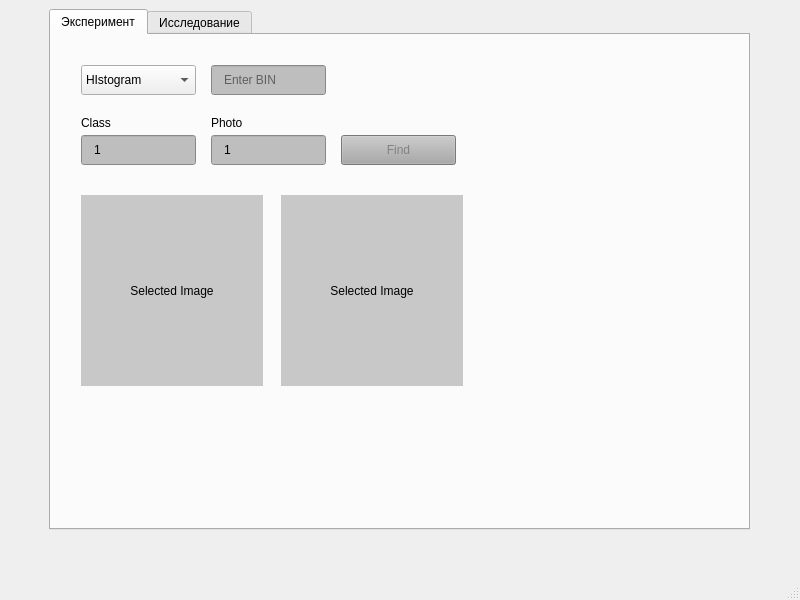
<?xml version="1.0" encoding="UTF-8"?>
<ui version="4.0">
 <class>MainWindow</class>
 <widget class="QMainWindow" name="MainWindow">
  <property name="geometry">
   <rect>
    <x>0</x>
    <y>0</y>
    <width>800</width>
    <height>600</height>
   </rect>
  </property>
  <property name="windowTitle">
   <string>MainWindow</string>
  </property>
  <widget class="QWidget" name="centralwidget">
   <widget class="QTabWidget" name="study">
    <property name="geometry">
     <rect>
      <x>49</x>
      <y>9</y>
      <width>701</width>
      <height>521</height>
     </rect>
    </property>
    <property name="styleSheet">
     <string notr="true">color: rgb(0, 0, 0);</string>
    </property>
    <property name="currentIndex">
     <number>0</number>
    </property>
    <widget class="QWidget" name="tab">
     <attribute name="title">
      <string>Эксперимент</string>
     </attribute>
     <widget class="QComboBox" name="comboBox">
      <property name="geometry">
       <rect>
        <x>30</x>
        <y>30</y>
        <width>115</width>
        <height>30</height>
       </rect>
      </property>
      <item>
       <property name="text">
        <string>HIstogram</string>
       </property>
      </item>
      <item>
       <property name="text">
        <string>DFT</string>
       </property>
      </item>
      <item>
       <property name="text">
        <string>DCT</string>
       </property>
      </item>
      <item>
       <property name="text">
        <string>Scale</string>
       </property>
      </item>
      <item>
       <property name="text">
        <string>Gradient</string>
       </property>
      </item>
     </widget>
     <widget class="QStackedWidget" name="stackedWidget">
      <property name="geometry">
       <rect>
        <x>150</x>
        <y>10</y>
        <width>261</width>
        <height>61</height>
       </rect>
      </property>
      <property name="currentIndex">
       <number>0</number>
      </property>
      <widget class="QWidget" name="page_3">
       <widget class="QLineEdit" name="param_bin">
        <property name="geometry">
         <rect>
          <x>10</x>
          <y>20</y>
          <width>115</width>
          <height>30</height>
         </rect>
        </property>
        <property name="styleSheet">
         <string notr="true">background-color: rgb(190, 190, 190);
padding-left: 10px;</string>
        </property>
        <property name="text">
         <string/>
        </property>
        <property name="placeholderText">
         <string>Enter BIN</string>
        </property>
       </widget>
      </widget>
      <widget class="QWidget" name="page_7">
       <widget class="QLineEdit" name="param_p">
        <property name="geometry">
         <rect>
          <x>10</x>
          <y>20</y>
          <width>115</width>
          <height>30</height>
         </rect>
        </property>
        <property name="styleSheet">
         <string notr="true">background-color: rgb(190, 190, 190);
padding-left: 10px;</string>
        </property>
        <property name="text">
         <string/>
        </property>
        <property name="placeholderText">
         <string>Enter P</string>
        </property>
       </widget>
       <widget class="QLineEdit" name="param_q">
        <property name="geometry">
         <rect>
          <x>140</x>
          <y>20</y>
          <width>115</width>
          <height>30</height>
         </rect>
        </property>
        <property name="styleSheet">
         <string notr="true">background-color: rgb(190, 190, 190);
padding-left: 10px;</string>
        </property>
        <property name="text">
         <string/>
        </property>
        <property name="placeholderText">
         <string>Enter Q</string>
        </property>
       </widget>
      </widget>
      <widget class="QWidget" name="page_4">
       <widget class="QLineEdit" name="param_pq">
        <property name="geometry">
         <rect>
          <x>10</x>
          <y>20</y>
          <width>115</width>
          <height>30</height>
         </rect>
        </property>
        <property name="styleSheet">
         <string notr="true">background-color: rgb(190, 190, 190);
padding-left: 10px;</string>
        </property>
        <property name="text">
         <string/>
        </property>
        <property name="placeholderText">
         <string>Enter P/Q</string>
        </property>
       </widget>
      </widget>
      <widget class="QWidget" name="page">
       <widget class="QLineEdit" name="param_scale">
        <property name="geometry">
         <rect>
          <x>10</x>
          <y>20</y>
          <width>115</width>
          <height>30</height>
         </rect>
        </property>
        <property name="styleSheet">
         <string notr="true">background-color: rgb(190, 190, 190);
padding-left: 10px;</string>
        </property>
        <property name="text">
         <string/>
        </property>
        <property name="placeholderText">
         <string>Enter Scale</string>
        </property>
       </widget>
      </widget>
      <widget class="QWidget" name="page_2">
       <widget class="QLineEdit" name="param_w">
        <property name="geometry">
         <rect>
          <x>10</x>
          <y>20</y>
          <width>115</width>
          <height>30</height>
         </rect>
        </property>
        <property name="styleSheet">
         <string notr="true">background-color: rgb(190, 190, 190);
padding-left: 10px;</string>
        </property>
        <property name="text">
         <string/>
        </property>
        <property name="placeholderText">
         <string>Enter W</string>
        </property>
        <property name="clearButtonEnabled">
         <bool>false</bool>
        </property>
       </widget>
      </widget>
     </widget>
     <widget class="QPushButton" name="resultButton">
      <property name="enabled">
       <bool>true</bool>
      </property>
      <property name="geometry">
       <rect>
        <x>290</x>
        <y>100</y>
        <width>115</width>
        <height>30</height>
       </rect>
      </property>
      <property name="styleSheet">
       <string notr="true">background-color: rgb(170, 170, 170);
color: rgb(130, 130, 130);</string>
      </property>
      <property name="text">
       <string>Find</string>
      </property>
      <property name="checkable">
       <bool>false</bool>
      </property>
      <property name="autoDefault">
       <bool>true</bool>
      </property>
      <property name="default">
       <bool>false</bool>
      </property>
     </widget>
     <widget class="QLabel" name="selectedImage">
      <property name="geometry">
       <rect>
        <x>30</x>
        <y>160</y>
        <width>182</width>
        <height>191</height>
       </rect>
      </property>
      <property name="styleSheet">
       <string notr="true">background-color: rgb(200, 200, 200);</string>
      </property>
      <property name="text">
       <string>Selected Image</string>
      </property>
      <property name="alignment">
       <set>Qt::AlignCenter</set>
      </property>
     </widget>
     <widget class="QLabel" name="selectedImage_2">
      <property name="geometry">
       <rect>
        <x>230</x>
        <y>160</y>
        <width>182</width>
        <height>191</height>
       </rect>
      </property>
      <property name="styleSheet">
       <string notr="true">background-color: rgb(200, 200, 200);</string>
      </property>
      <property name="text">
       <string>Selected Image</string>
      </property>
      <property name="alignment">
       <set>Qt::AlignCenter</set>
      </property>
     </widget>
     <widget class="QLineEdit" name="param_class">
      <property name="geometry">
       <rect>
        <x>30</x>
        <y>100</y>
        <width>115</width>
        <height>30</height>
       </rect>
      </property>
      <property name="styleSheet">
       <string notr="true">background-color: rgb(190, 190, 190);
padding-left: 10px;</string>
      </property>
      <property name="text">
       <string>1</string>
      </property>
      <property name="placeholderText">
       <string>Enter № Class</string>
      </property>
     </widget>
     <widget class="QLineEdit" name="param_photo">
      <property name="geometry">
       <rect>
        <x>160</x>
        <y>100</y>
        <width>115</width>
        <height>30</height>
       </rect>
      </property>
      <property name="styleSheet">
       <string notr="true">background-color: rgb(190, 190, 190);
padding-left: 10px;</string>
      </property>
      <property name="text">
       <string>1</string>
      </property>
      <property name="placeholderText">
       <string>Enter № Photo</string>
      </property>
     </widget>
     <widget class="QLabel" name="label">
      <property name="geometry">
       <rect>
        <x>30</x>
        <y>80</y>
        <width>60</width>
        <height>16</height>
       </rect>
      </property>
      <property name="text">
       <string>Class</string>
      </property>
     </widget>
     <widget class="QLabel" name="label_2">
      <property name="geometry">
       <rect>
        <x>160</x>
        <y>80</y>
        <width>60</width>
        <height>16</height>
       </rect>
      </property>
      <property name="text">
       <string>Photo</string>
      </property>
     </widget>
    </widget>
    <widget class="QWidget" name="tab_2">
     <attribute name="title">
      <string>Исследование</string>
     </attribute>
    </widget>
   </widget>
  </widget>
  <widget class="QMenuBar" name="menubar">
   <property name="geometry">
    <rect>
     <x>0</x>
     <y>0</y>
     <width>800</width>
     <height>24</height>
    </rect>
   </property>
  </widget>
  <widget class="QStatusBar" name="statusbar"/>
 </widget>
 <resources/>
 <connections/>
</ui>
